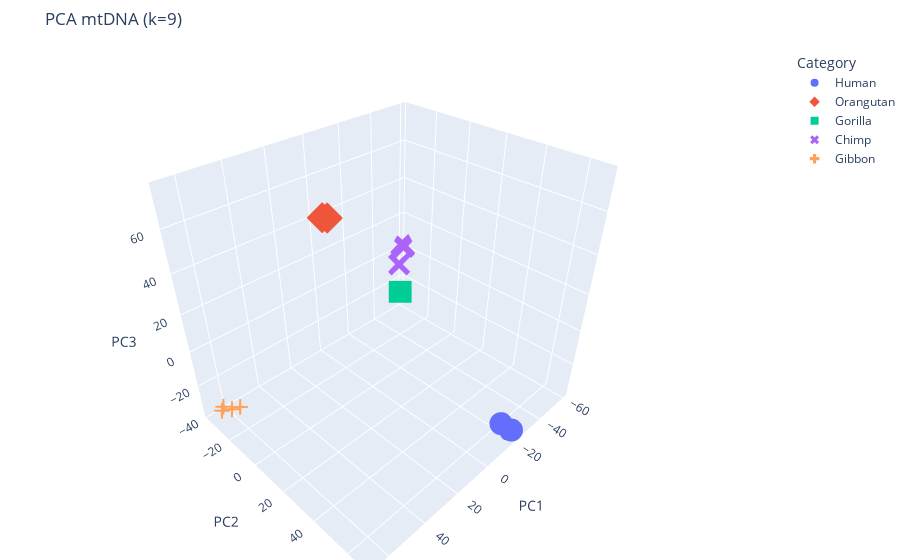

The code cell stored with this chart in its notebook:
### Code cell
X9 = build_feet_matrix(db, 9)
plot_3D_PCA_by_category(X9, db, title="PCA mtDNA (k=9)", filename="pca_k9_plot.html")

### Figure 1 — Plotly figure (JSON) as saved in the notebook; plotly's stock layout.template omitted (floating-point values rounded to 4 significant figures)
{"data": [{"customdata": [["Human"], ["Human"], ["Human"]], "hovertemplate": "<b>%{hovertext}</b><br><br>category=%{customdata[0]}<br>PC1=%{x}<br>PC2=%{y}<br>PC3=%{z}<extra></extra>", "hovertext": ["European Neanderthal", "South African Human", "Altai Denisovan"], "legendgroup": "Human", "marker": {"color": "#636efa", "symbol": "circle"}, "mode": "markers", "name": "Human", "scene": "scene", "showlegend": true, "type": "scatter3d", "x": [-21.08, -21.47, -20.2], "y": [68.2, 67.6, 62.95], "z": [-35.15, -36.06, -34.25]}, {"customdata": [["Orangutan"], ["Orangutan"]], "hovertemplate": "<b>%{hovertext}</b><br><br>category=%{customdata[0]}<br>PC1=%{x}<br>PC2=%{y}<br>PC3=%{z}<extra></extra>", "hovertext": ["Sumatran Orangutan", "Bornean Orangutan"], "legendgroup": "Orangutan", "marker": {"color": "#EF553B", "symbol": "diamond"}, "mode": "markers", "name": "Orangutan", "scene": "scene", "showlegend": true, "type": "scatter3d", "x": [38.38, 38.56], "y": [20.59, 18.11], "z": [75.5, 74.77]}, {"customdata": [["Gorilla"], ["Gorilla"]], "hovertemplate": "<b>%{hovertext}</b><br><br>category=%{customdata[0]}<br>PC1=%{x}<br>PC2=%{y}<br>PC3=%{z}<extra></extra>", "hovertext": ["Western Lowland Gorilla", "Eastern Lowland Gorilla"], "legendgroup": "Gorilla", "marker": {"color": "#00cc96", "symbol": "square"}, "mode": "markers", "name": "Gorilla", "scene": "scene", "showlegend": true, "type": "scatter3d", "x": [3.431, 4.126], "y": [21.02, 22.19], "z": [29.16, 30.01]}, {"customdata": [["Chimp"], ["Chimp"], ["Chimp"], ["Chimp"], ["Chimp"]], "hovertemplate": "<b>%{hovertext}</b><br><br>category=%{customdata[0]}<br>PC1=%{x}<br>PC2=%{y}<br>PC3=%{z}<extra></extra>", "hovertext": ["Bonobo", "Chimp Schweinfurthii", "Chimp Ellioti", "Chimp Verus", "Chimp Troglodytes"], "legendgroup": "Chimp", "marker": {"color": "#ab63fa", "symbol": "x"}, "mode": "markers", "name": "Chimp", "scene": "scene", "showlegend": true, "type": "scatter3d", "x": [-42.98, -58.41, -58.47, -57.98, -59.04], "y": [-24.21, -35.87, -37.01, -37.16, -35.97], "z": [2.592, 2.16, 2.637, 3.18, 2.593]}, {"customdata": [["Gibbon"], ["Gibbon"], ["Gibbon"], ["Gibbon"]], "hovertemplate": "<b>%{hovertext}</b><br><br>category=%{customdata[0]}<br>PC1=%{x}<br>PC2=%{y}<br>PC3=%{z}<extra></extra>", "hovertext": ["Hoolock Gibbon", "Symphalangus Gibbon", "Nomascus Gibbon", "Hylobates Gibbon"], "legendgroup": "Gibbon", "marker": {"color": "#FFA15A", "symbol": "cross"}, "mode": "markers", "name": "Gibbon", "scene": "scene", "showlegend": true, "type": "scatter3d", "x": [66.3, 64.82, 61.0, 63.02], "y": [-30.2, -31.07, -22.43, -26.73], "z": [-30.78, -29.91, -26.74, -29.71]}], "layout": {"legend": {"title": {"text": "Category"}, "tracegroupgap": 0}, "margin": {"b": 0, "l": 0, "r": 0, "t": 50}, "scene": {"domain": {"x": [0, 1], "y": [0, 1]}, "xaxis": {"title": {"text": "PC1"}}, "yaxis": {"title": {"text": "PC2"}}, "zaxis": {"title": {"text": "PC3"}}}, "title": {"text": "PCA mtDNA (k=9)"}}}
